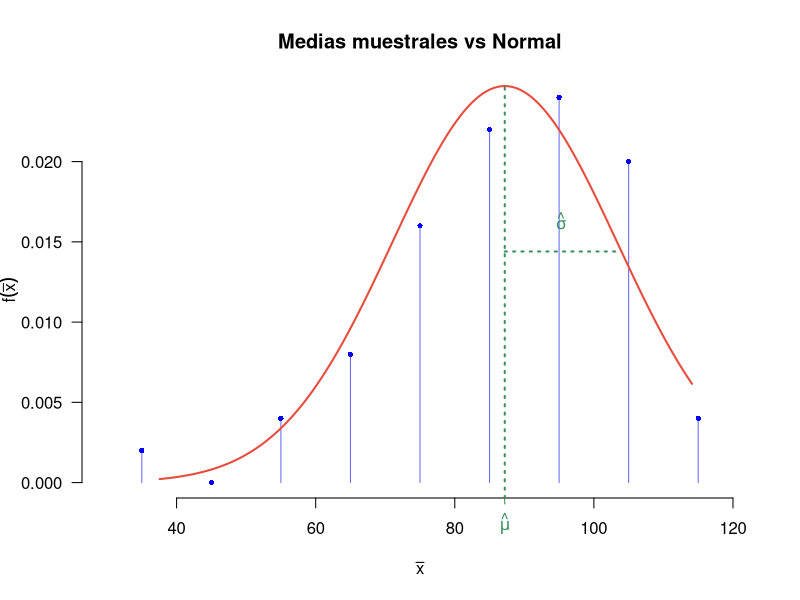

The R script that drew this image:
## ---- chunk 1
knitr::opts_chunk$set(echo = TRUE)
## ---- chunk 2
datos <- read.csv("dataset.csv")
sample_means <- datos$mean

gran_media <- mean(sample_means)
desv_sd <- sd(sample_means)
## ---- chunk 3
op <- par(no.readonly = TRUE)
par(las = 1)  # etiquetas y títulos horizontales
hist_obj <- hist(
  sample_means,
  breaks = 10,
  probability = TRUE,
  col = NA,
  border = NA,
  main = "Medias muestrales vs Normal",
  xlab = expression(bar(x)),
  ylab = expression(f(bar(x))),
  yaxt = "n"
)
axis(side = 2, las = 1)

# líneas delgadas al centro de cada rectángulo
segments(
  hist_obj$mids,
  0,
  hist_obj$mids,
  hist_obj$density,
  col = adjustcolor("blue", alpha.f = 0.6),
  lwd = 1
)
points(hist_obj$mids, hist_obj$density, col = "blue", pch = 16, cex = 0.7)

x_vals <- seq(min(sample_means), max(sample_means), length.out = 200)
normal_col <- "#E74C3C"  # rojo intenso sin transparencia
lines(x_vals, dnorm(x_vals, mean = gran_media, sd = desv_sd), col = normal_col, lwd = 2)

color_mu <- "#2E8B57"  # verde profundo para mu_hat y sigma_hat
axis(
  side = 1,
  at = gran_media,
  labels = expression(hat(mu)),
  col = NA,
  col.axis = color_mu,
  col.ticks = color_mu,
  lwd = 0,
  lwd.ticks = 1,
  tcl = -0.3
)
abline(v = gran_media, col = adjustcolor(color_mu, alpha.f = 0.95), lwd = 2, lty = 3)
y_sd <- max(hist_obj$density) * 0.6
dens_span <- diff(range(hist_obj$density, na.rm = TRUE))
if (!is.finite(dens_span) || dens_span == 0) dens_span <- max(hist_obj$density, na.rm = TRUE)
segments(
  gran_media,
  y_sd,
  gran_media + desv_sd,
  y_sd,
  col = adjustcolor(color_mu, alpha.f = 0.95),
  lwd = 2,
  lty = 3
)
y_label <- y_sd + 0.08 * dens_span
text(gran_media + desv_sd / 2, y_label, expression(hat(sigma)), col = color_mu, font = 2)
par(op)
